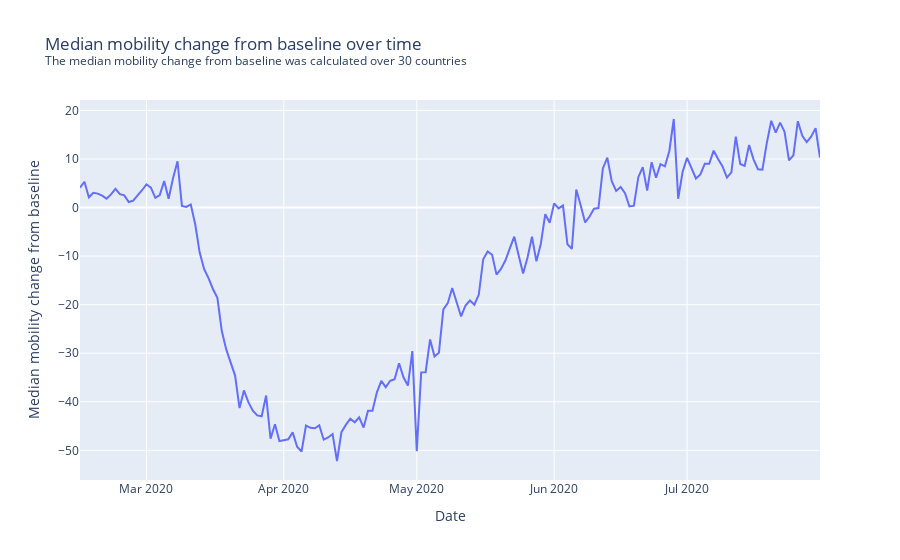

Notebook cell for this chart:
### Markdown cell above
Let's plot the timeseries of the median mobility over the six month period.

### Code cell
df = px.data.stocks()
fig = px.line(median_mobility_df, x='Date', y='Median mobility change from baseline', title='Median mobility change from baseline over time<br><sup>The median mobility change from baseline was calculated over 30 countries</sup>')
fig.show()

### Figure 1 — Plotly figure (JSON) as saved in the notebook; plotly's stock layout.template omitted (floating-point values rounded to 4 significant figures; data arrays with more than 128 entries replaced by an {"elided": "..."} marker saying what was removed)
{"data": [{"hovertemplate": "Date=%{x}<br>Median mobility change from baseline=%{y}<extra></extra>", "legendgroup": "", "line": {"color": "#636efa", "dash": "solid"}, "marker": {"symbol": "circle"}, "mode": "lines", "name": "", "orientation": "v", "showlegend": false, "type": "scatter", "x": {"elided": "168 str values"}, "xaxis": "x", "y": {"elided": "168 float values"}, "yaxis": "y"}], "layout": {"legend": {"tracegroupgap": 0}, "title": {"text": "Median mobility change from baseline over time<br><sup>The median mobility change from baseline was calculated over 30 countries</sup>"}, "xaxis": {"anchor": "y", "domain": [0, 1], "title": {"text": "Date"}}, "yaxis": {"anchor": "x", "domain": [0, 1], "title": {"text": "Median mobility change from baseline"}}}}
